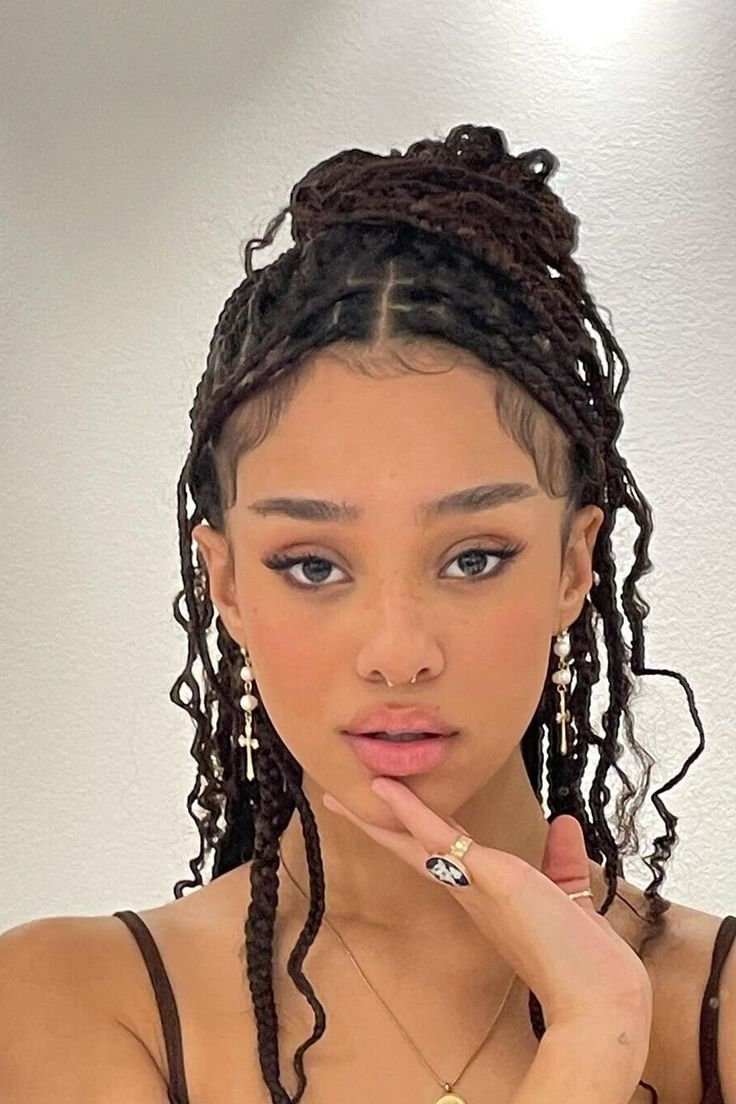
#> input picture manon meret.jpeg, 736 x 1104 px
$ python detecrosto.py
#> lines starting #> are read from the running program, lines starting #| are printed output that depends on the picture; after the words box and inside, x2 and y2 are one past the last pixel; in counts of white or black regions, pixels touching at a corner belong together
import cv2
import matplotlib.pyplot as plt


imagePath = 'manon meret.jpeg'

img = cv2.imread(imagePath)
#> img is the input picture: shape (1104, 736, 3); mean B, G, R 130.3, 148.8, 175.8
plt.imshow(img)
img.shape
(3000, 2667, 3)

#convertendo a imagem para cores na escala de cinza, visto q é mais fácil

gray_image = cv2.cvtColor(img, cv2.COLOR_BGR2GRAY)
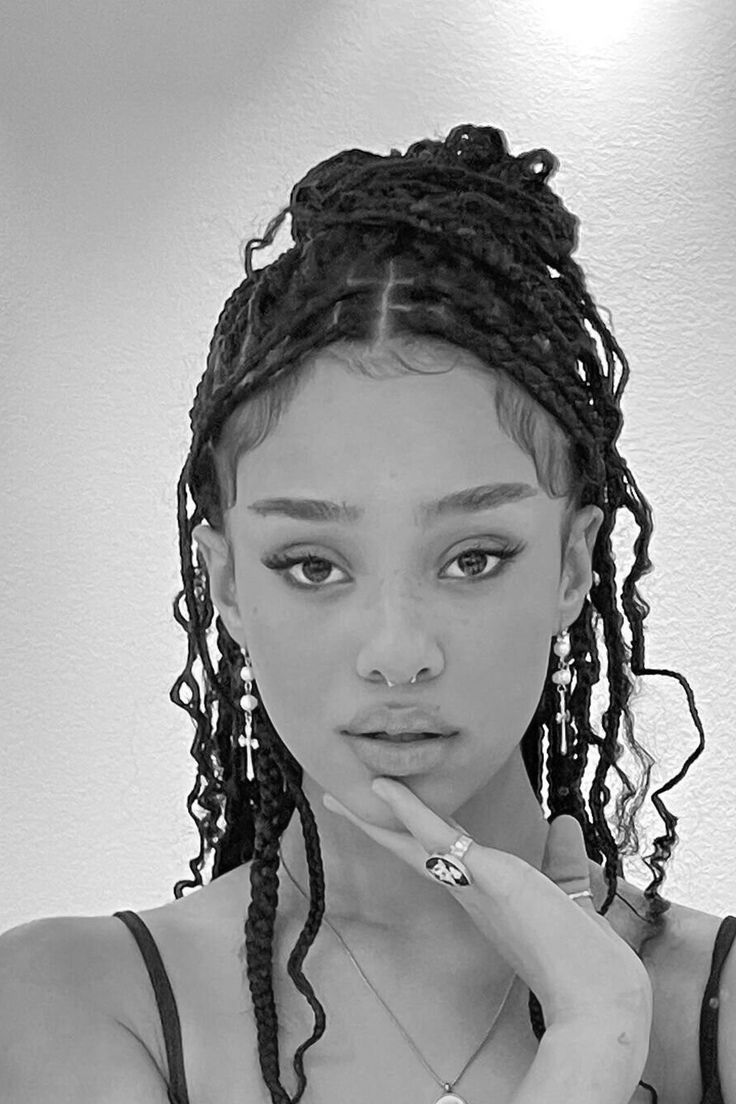
#> gray_image: shape (1104, 736); min 0, max 255, mean 154.7
gray_image.shape
(4000, 2667)

#carregar o classificador - pré treinado integrado ao OpenCv

face_classifier = cv2.CascadeClassifier(
    cv2.data.haarcascades + 'haarcascade_frontalface_default.xml'
)

#executando a deteccção de face na imagem em escala de cinza

face = face_classifier.detectMultiScale(
    gray_image, scaleFactor=1.1, minNeighbors=5, minSize = (40, 40)
)
#> face = [[169, 386, 448, 448]]
print(f"Eba! Detectamos {len(face)} face(s)")
#| Eba! Detectamos 1 face(s)

#caixa delimitadora
for (x, y, w, h) in face:
    cv2.rectangle(img, (x, y), (x+w, y+h), (0, 255, 0), 4)
#> this loop made 1 pass
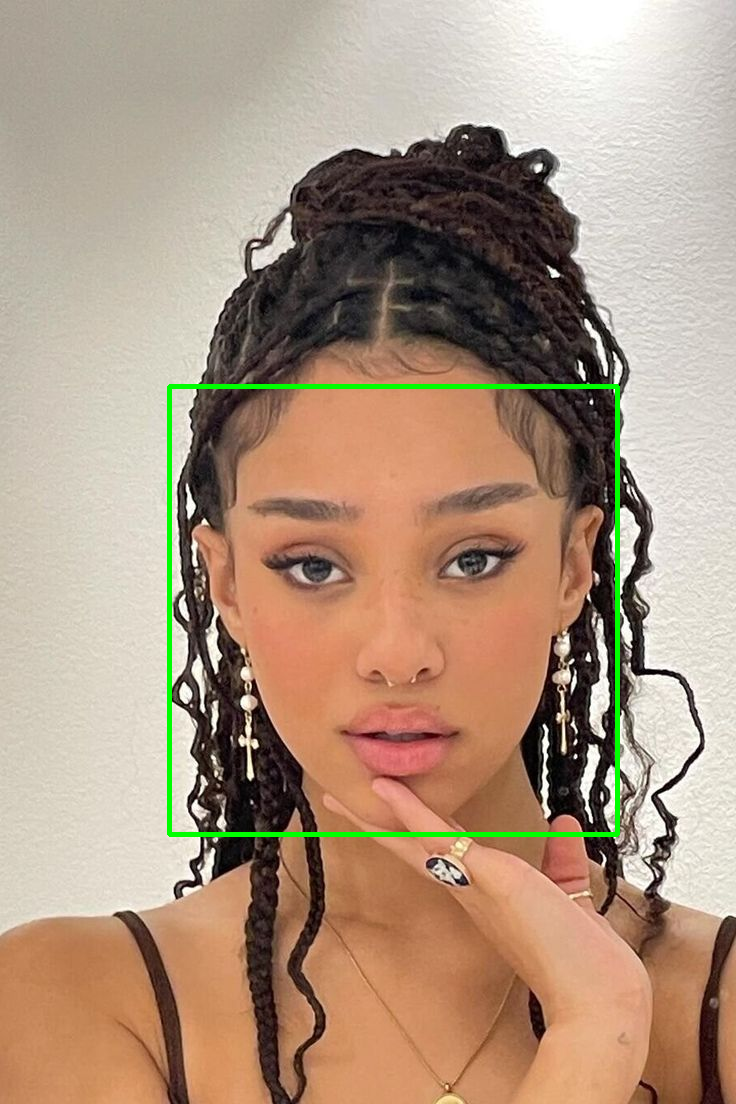
#> img: shape (1104, 736, 3); 1.1% of pixels changed, all inside (x1, y1, x2, y2) = (167, 384, 620, 837)

#exibindo imagem

img_rgb = cv2.cvtColor(img, cv2.COLOR_BGR2RGB)

#imprimindo caixinha ao redor do rosto
#plt.figure(figsize = (20, 10)) -- mostra a imagem com cores invertidas
plt.imshow(img_rgb) #mostra a imagem com as cores normais
plt.axis('off')
plt.show()
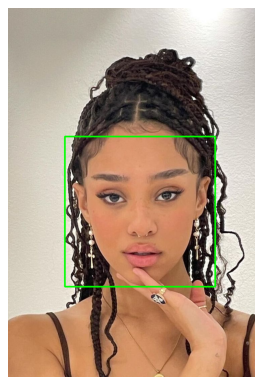
#> figure drawn by matplotlib, 1 panel; B, G, R data is drawn as R, G, B

$ run again, with Daniela & Manon.jpeg copied over manon meret.jpeg
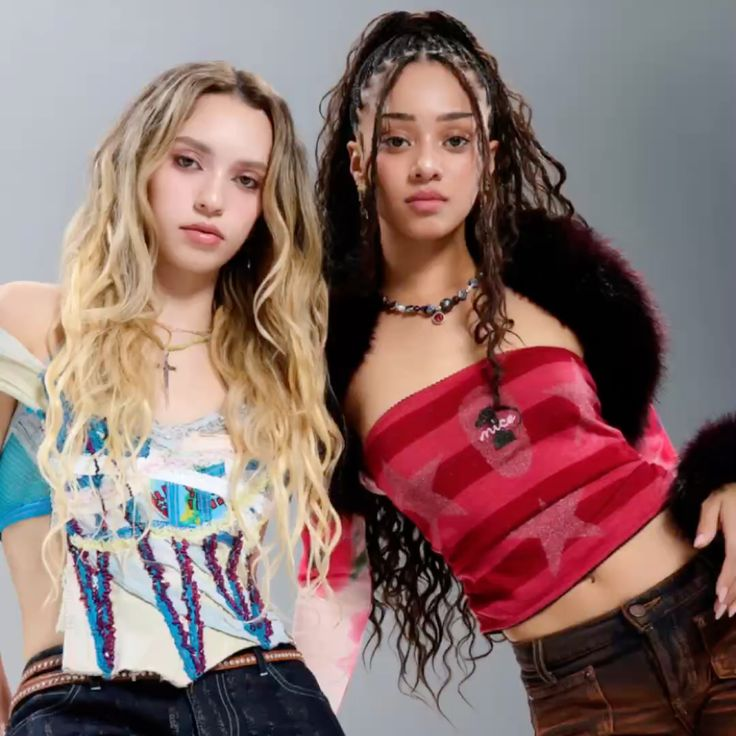
#> input picture Daniela & Manon.jpeg, 736 x 736 px
#> img is the input picture: shape (736, 736, 3); mean B, G, R 108.7, 111.7, 137.8
#> `gray_image = cv2.cvtColor(img, cv2.COLOR_BGR2GRAY)`:
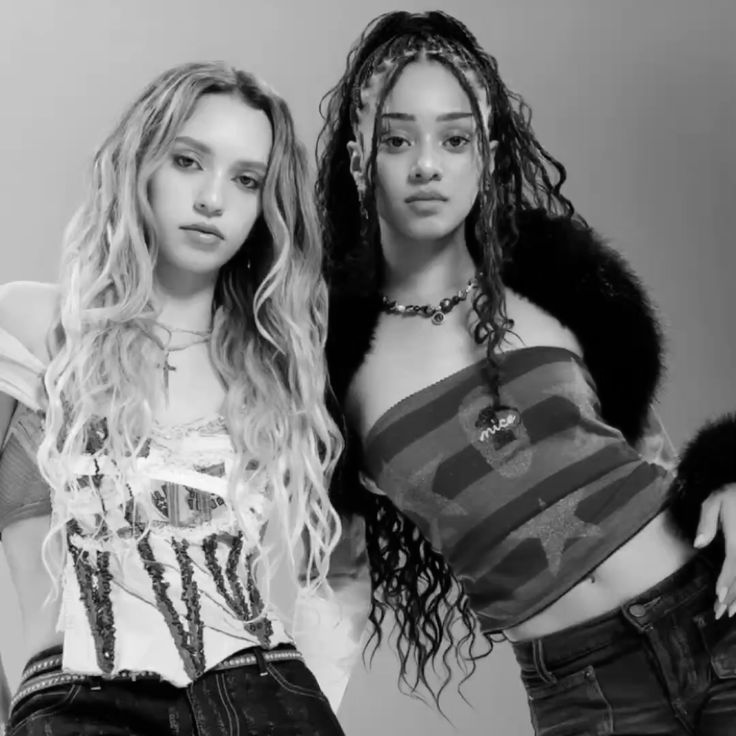
#> gray_image: shape (736, 736); min 0, max 253, mean 119.1
#> face = [[630, 431, 58, 58], [344, 75, 162, 162], [134, 110, 159, 159]]
#| Eba! Detectamos 3 face(s)
#> the loop `for (x, y, w, h) in face:` made 3 passes
#> `plt.show()`:
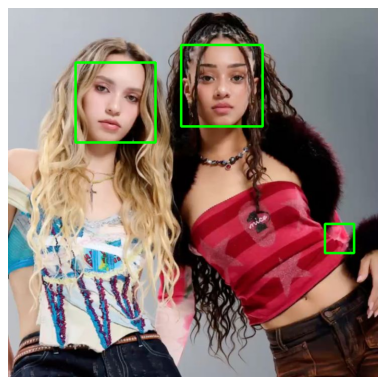
#> figure drawn by matplotlib, 1 panel; B, G, R data is drawn as R, G, B

$ run again, with Frank Ocean.jpeg copied over manon meret.jpeg
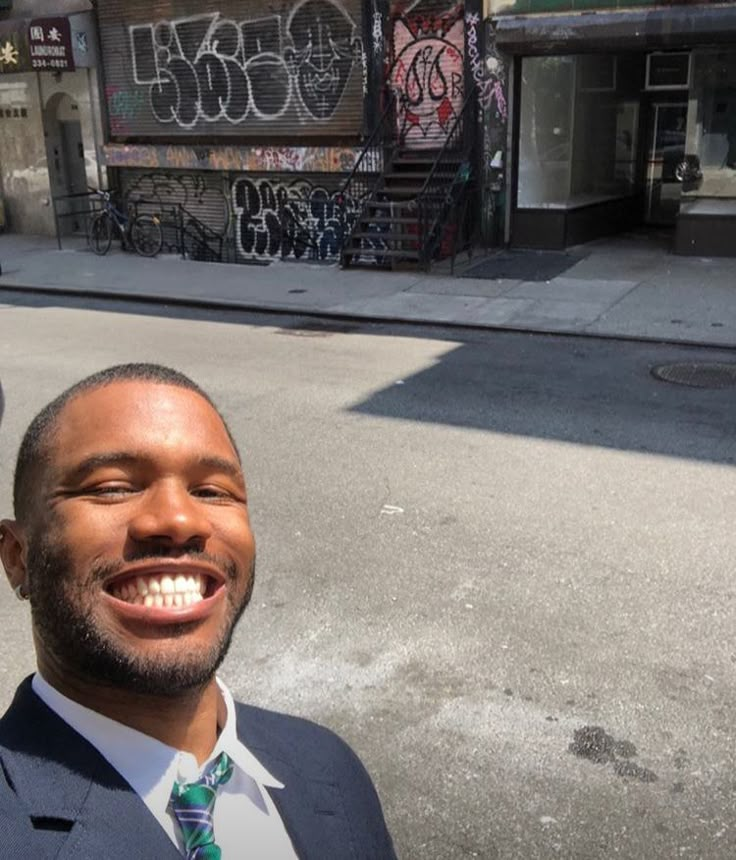
#> input picture Frank Ocean.jpeg, 736 x 860 px
#> img is the input picture: shape (860, 736, 3); mean B, G, R 109.4, 112.2, 119.2
#> face = [[53, 392, 228, 228]]
#| Eba! Detectamos 1 face(s)
#> the loop `for (x, y, w, h) in face:` made 1 pass
#> after the loop `for (x, y, w, h) in face:`:
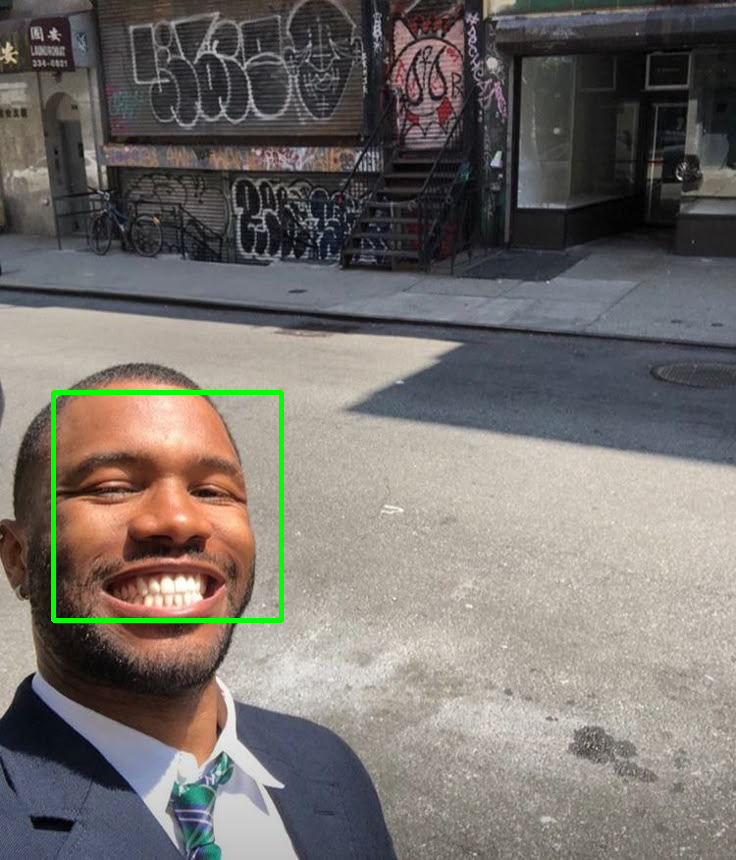
#> img: shape (860, 736, 3); 0.72% of pixels changed, all inside (x1, y1, x2, y2) = (51, 390, 284, 623)
#> `plt.show()`:
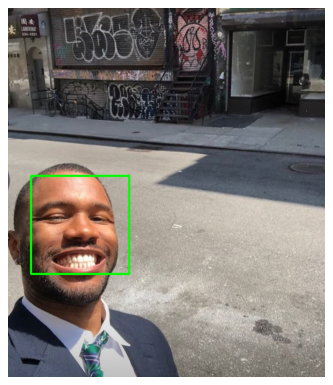
#> figure drawn by matplotlib, 1 panel; B, G, R data is drawn as R, G, B

$ run again, with frank ocean hello kitty.jpeg copied over manon meret.jpeg
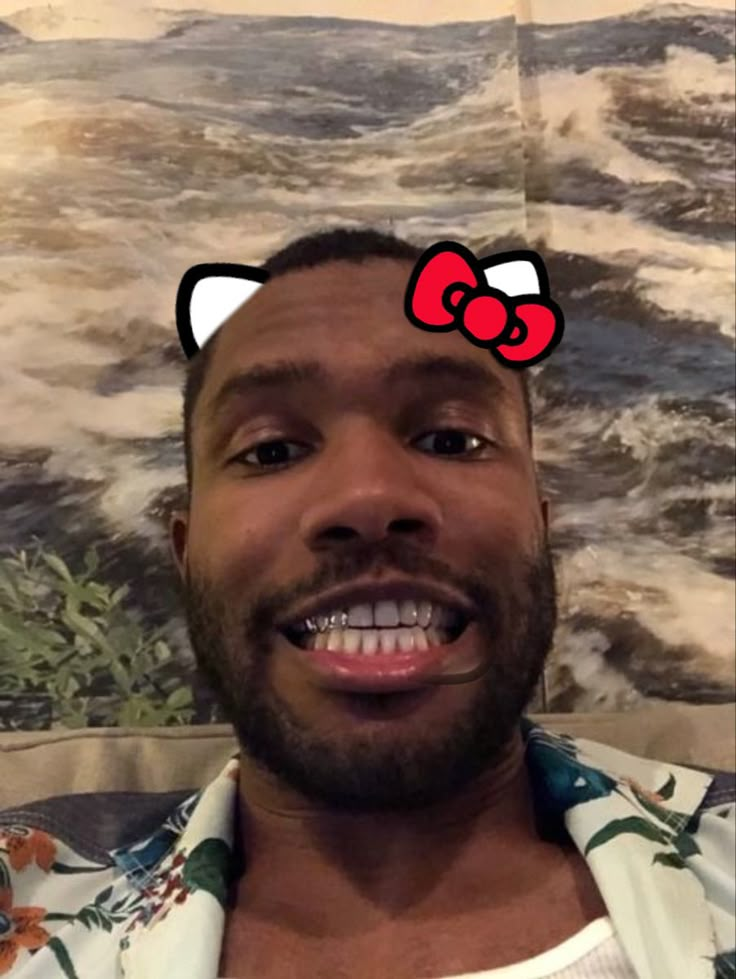
#> input picture frank ocean hello kitty.jpeg, 736 x 979 px
#> img is the input picture: shape (979, 736, 3); mean B, G, R 87, 101.2, 125.3
#> `gray_image = cv2.cvtColor(img, cv2.COLOR_BGR2GRAY)`:
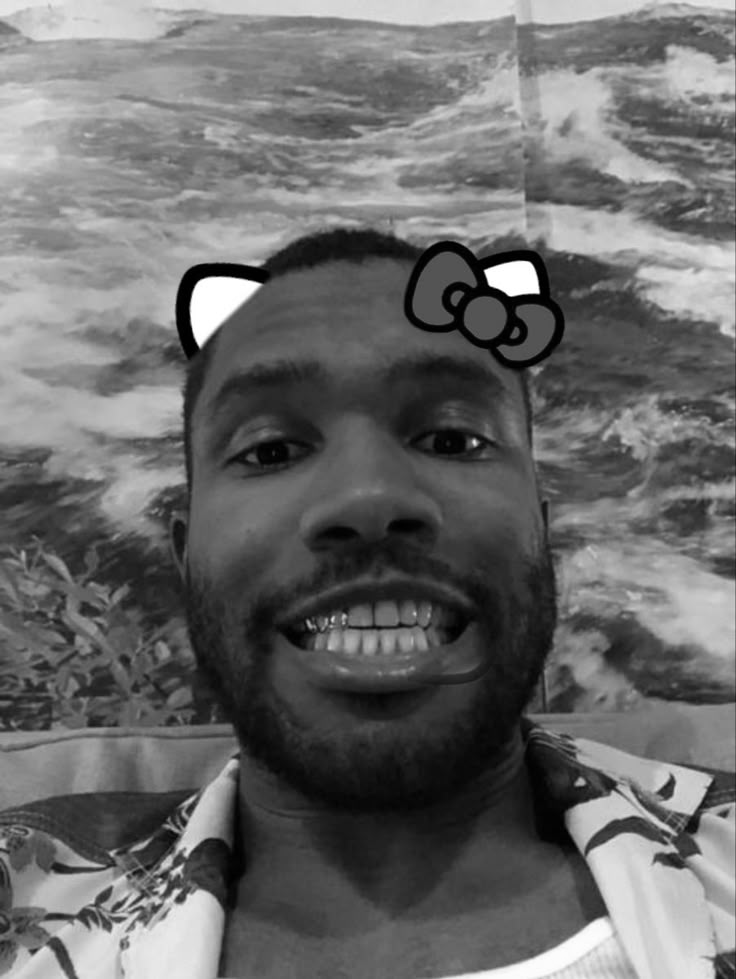
#> gray_image: shape (979, 736); min 0, max 255, mean 106.8
#> face = ()
#| Eba! Detectamos 0 face(s)
#> `plt.show()`:
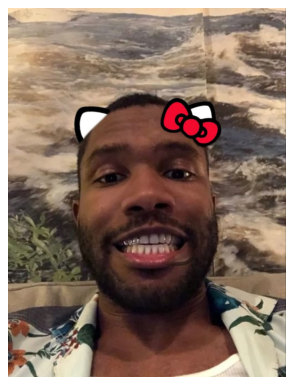
#> figure drawn by matplotlib, 1 panel; B, G, R data is drawn as R, G, B
